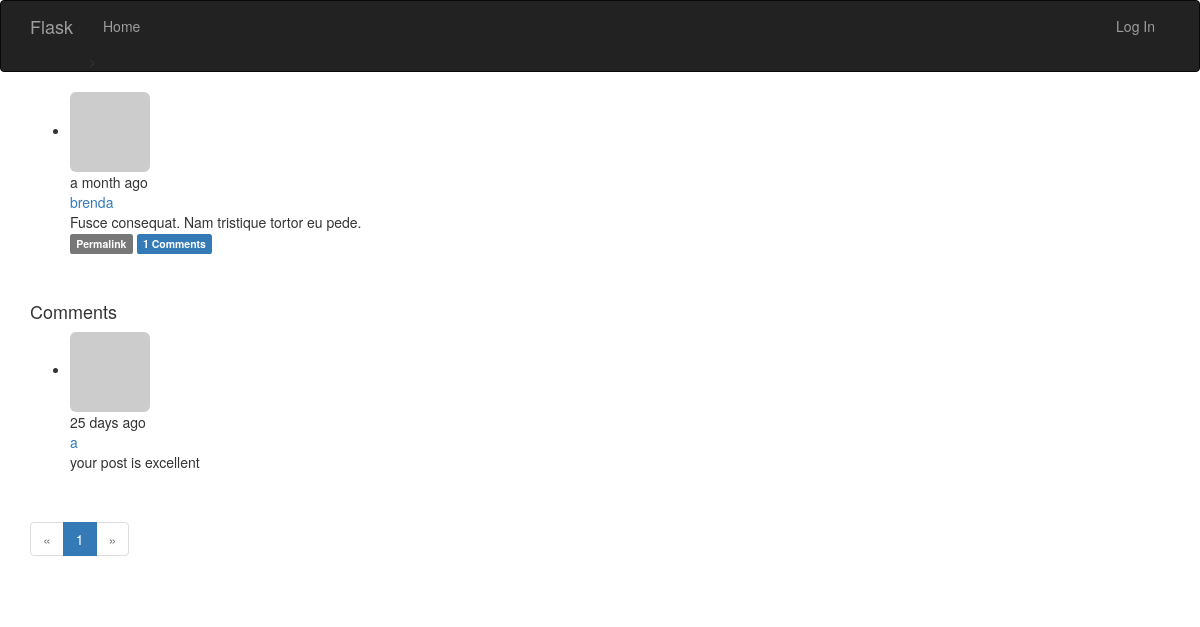
Page /post/63 on the earlier database version.
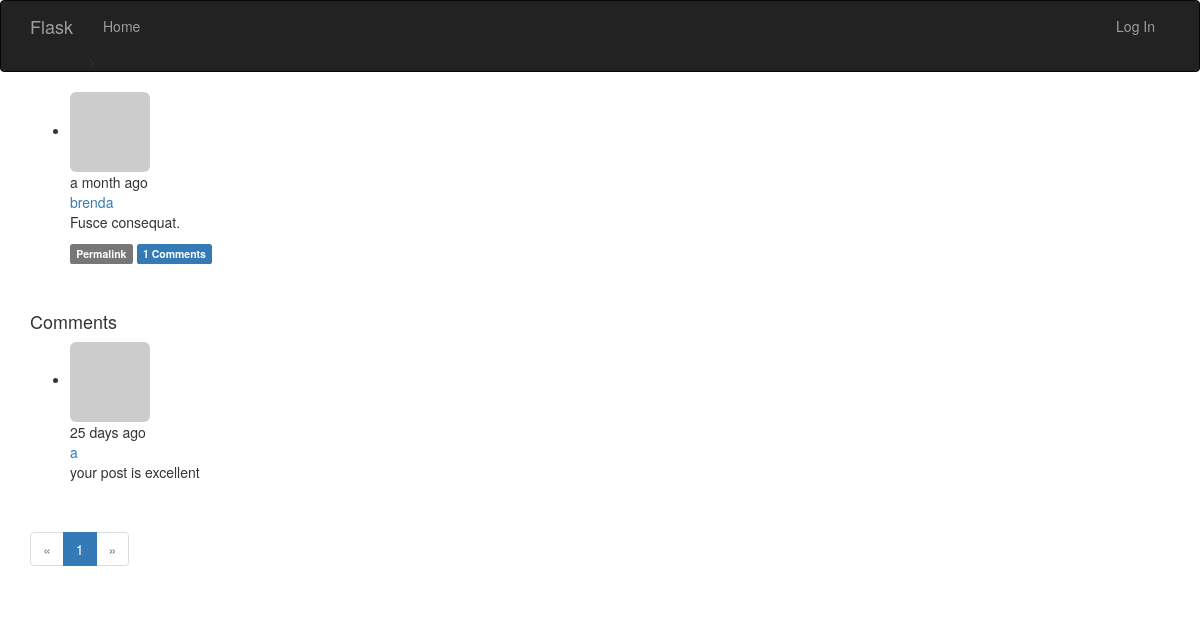
Same page on the later database version.
### app/models.py (models this page shows, shortened)
class Post(db.Model): #文章模型
    __tablename__ = 'posts'
    id = db.Column(db.Integer, primary_key=True)
    body = db.Column(db.Text)
    timestamp = db.Column(db.DateTime, index=True, default=datetime.utcnow)
    author_id = db.Column(db.Integer, db.ForeignKey('users.id'))
    body_html = db.Column(db.Text)
    comments = db.relationship('Comment', backref='post', lazy='dynamic')

class User(UserMixin, db.Model): #UserMixin包含p82页的方法的默认实现
    __tablename__ = 'users'
    id = db.Column(db.Integer, primary_key=True)
    email = db.Column(db.Integer, unique=True, index=True)
    username = db.Column(db.String(64), unique=True, index=True)
    role_id = db.Column(db.Integer, db.ForeignKey('roles.id'))
    password_hash = db.Column(db.String(128))
    confirmed = db.Column(db.Boolean, default=False)
    name = db.Column(db.String(64)) #真是姓名
    location = db.Column(db.String(64)) #所在地
    about_me = db.Column(db.Text()) #自我介绍，string和text的区别是后者不需要指定最大长度
    member_since = db.Column(db.DateTime(), default=datetime.utcnow) #注册日期
    last_seen = db.Column(db.DateTime(), default=datetime.utcnow) #最后访问时间
    avatar_hash = db.Column(db.String(32)) #使用缓存的MD5散列值生成Gravatar URL
    posts = db.relationship('Post', backref='author', lazy='dynamic')
    followed = db.relationship('Follow',
                               foreign_keys=[Follow.follower_id],
                               backref=db.backref('follower',lazy='joined'), #回引Follow模型
                               lazy='dynamic',
                               cascade='all, delete-orphan')
    followers = db.relationship('Follow',
                               foreign_keys=[Follow.followed_id],
                               backref=db.backref('followed',lazy='joined'), #joined，立即从联结查询中加载相关对象
                               lazy='dynamic',
                               cascade='all, delete-orphan')
    comments = db.relationship('Comment', backref='author', lazy='dynamic')
    """
    计算密码散列值的函数通过名为password的只写属性实现。
    如果试图读取password属性的值，会返回错误，
    因为生成散列值后就无法还原成原来的密码了
    """
    @property
    def password(self):
        raise AttributeError('password is not a readable attribute')
    def gravatar(self, size=100, default='identicon', rating='g'): #构建gravatar URL,用于生成头像
        if request.is_secure:
            url = 'https://secure.gravatar.com/avatar'
        else:
            url = 'https://www.gravatar.com/avatar'
        hash = hashlib.md5(self.email.encode('utf-8')).hexdigest()
        return '{url}/{hash}?s={size}&d={default}&r={rating}'.format(
            url=url, hash=hash, size=size, default=default, rating=rating)

### app/main/views.py (the view, shortened to what this page needs)
@main.route('/post/<int:id>', methods=['GET', 'POST']) #博客文章的URL由插入数据库时分配的唯一id构建
def post(id):
    post = Post.query.get_or_404(id)
    form = CommentForm()
    page = request.args.get('page', 1, type=int)
    if page == -1:
        page = (post.comments.count()-1) // 21
    pagination = post.comments.order_by(Comment.timestamp.asc()).paginate(
        page, per_page=20,error_out=False)
    comments = pagination.items
    return render_template('post.html', posts=[post], form=form,
                           comments=comments, pagination=pagination)

### app/auth/views.py (called while the page is built)
@auth.before_app_request
def before_request():
    if current_user.is_authenticated:
        current_user.ping()
        if not current_user.confirmed and request.endpoint[:5] != 'auth.':
            return redirect(url_for('auth.unconfirmed'))

### app/main/__init__.py (called while the page is built)
@main.app_context_processor
def inject_permissions():
    return dict(Permission=Permission)

### app/models.py (called while the page is built)
    def can(self, permissions):
       return False

    def is_administrator(self):
        return False

### app/templates/post.html (shortened to what this page needs)
{% extends "base.html" %}
{% import "bootstrap/wtf.html" as wtf %}
{% import "_macros.html" as macros %}
{% block page_content %}
{% include '_post.html' %}
<h4 id="comments">Comments</h4>
{% include '_comments.html' %}
{% if pagination %}
<div class="pagination">
    {{ macros.pagination_widget(pagination, '.post', fragment='#comments', id=posts[0].id) }}
</div>
{% endif %}
{% endblock %}

### app/templates/_post.html (shortened to what this page needs)
<ul class="posts">
    {% for post in posts %}
    <li class="post">
        <div class="post-thumbnail">
            <a href="{{ url_for('.user', username=post.author.username) }}">
                <img class="img-rounded profile-thumbnail" src="{{ post.author.gravatar(size=40) }}">
            </a>
        </div>
        <div class="post-content">
            <div class="post-date">{{ moment(post.timestamp).fromNow() }}</div>
            <div class="post-author"><a href="{{ url_for('.user', username=post.author.username) }}">{{ post.author.username }}</a></div>
            <div class="post-body">
                {% if post.body_html %}
                    {{ post.body_html | safe }}
                {% else %}
                    {{ post.body }}
                {% endif %}
            </div>
            <div class="post-footer">
                <a href="{{ url_for('.post', id=post.id) }}">
                    <span class="label label-default">Permalink</span>
                </a>
                <a href="{{ url_for('.post', id=post.id) }}#comments">
                    <span class="label label-primary">{{ post.comments.count() }} Comments</span>
                </a>
            </div>
        </div>
    </li>
    <br>
    <br>
    {% endfor %}
</ul>

Differences in the rows shown:
changed Post "a month ago": body_html (not shown) → "Fusce consequat."; body "Fusce consequat. Nam tristique tortor eu pede." → (not shown)
